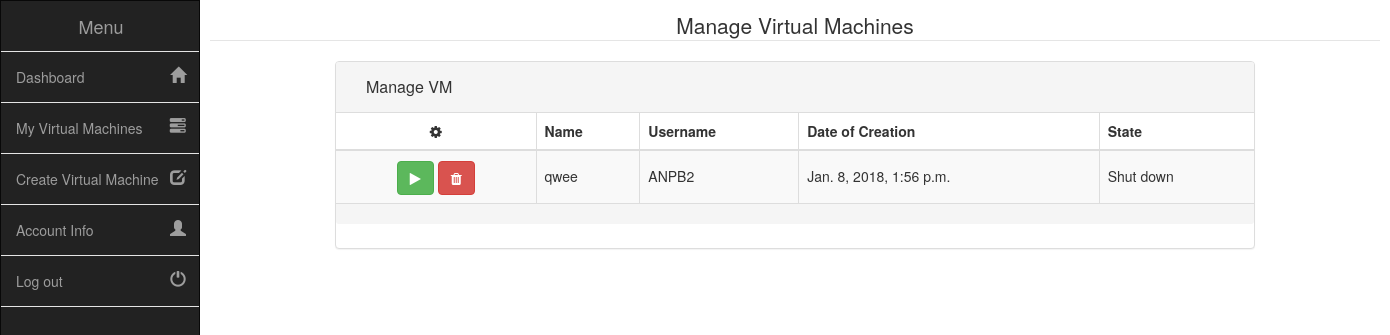
The app's page /dashboard/my-vm/ (signed in), older data.
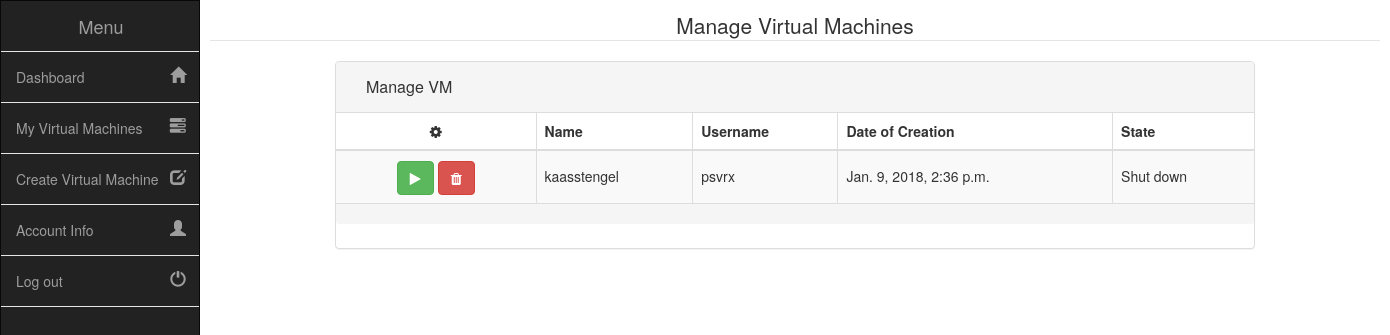
The same page, newer data.
### VMManager/models.py (models this page shows)
class VirtualMachine(models.Model):
    VMID = models.CharField(max_length=255)
    User = models.CharField(default="null", max_length=255)
    Name = models.CharField(max_length=255)
    CPUCores = models.IntegerField()
    RAMAmount = models.IntegerField()
    DISKSize = models.IntegerField()
    State = models.CharField(default="running", max_length= 50)
    Date = models.DateTimeField(auto_now_add=True)
    SSH_User = models.CharField(default="null", max_length=5)

### Dashboard/views.py (the view, shortened to what this page needs)
# urls.py: url(r'my-vm/$', views.myVM),
@login_required
def myVM(request):
    user = request.user
    if request.method == "GET":
        VMstate(user)
        data = VirtualMachine.objects.filter(User__exact=user)  # Get database data for currently logged in user
        return render(request, 'home/myVM.html', {'data': data})

### VMManager/views.py (called while the page is built)
def VMstate(user):
    conn = libvirt.open('qemu:///system')
    data = VirtualMachine.objects.filter(User__exact=user)
    vmlist = 0
    for value in data:
        dom0 = conn.lookupByName(value.Name)
        print(dom0.state())
        if dom0.state() == [1, 1]:
            value.State = 'Running'
            print(value.State)
            value.save()
        elif dom0.state() == [5, 0] or [5, 2]:
            value.State = 'Shut down'
            print(value.State)
            value.save()
        elif dom0.state() == [3, 1]:
            print(value.State)
            value.State = 'Suspended'
            value.save()

### Dashboard/templates/home/myVM.html (shortened to what this page needs)
{% extends "dashboard.html" %}{% load bootstrap3 %} {% load static %} {% bootstrap_css %} {% block pagename %}vm{% endblock%}
{% block sub-content %}
<legend class="text-center">Manage Virtual Machines</legend>
<div class="container">
    <div class="row">
        <div class="col-md-10 col-md-offset-1">
            <div class="panel panel-default panel-table">
              <div class="panel-heading">
                <div class="row">
                  <div class="col col-xs-6">
                    <h3 class="panel-title">Manage VM</h3>
                  </div>
                </div>
              </div>
              <div class="panel-body">
                <table class="table table-striped table-bordered table-list">
                  <thead>
                    <tr>
                        <th><em class="fa fa-cog"></em></th>
                        <th>Name</th>
                        <th>Username</th>
                        <th>Date of Creation</th>
                        <th>State</th>
                    </tr>
                  </thead>
                  <tbody>
                                {% for value in data %}
                          <tr>
                            <td align="center">
                                        {% if value.State == "Shut down"%}
                                <form action="/dashboard/my-vm/" method="post">{% csrf_token %}
                              <button name="start" type="submit" class="btn btn-success" value="{{ value.Name }}"><em class="fa fa-play"></em></button>
                                </form>
                                        {% endif %}
                                <form action="/dashboard/my-vm/" method="post">{% csrf_token %}
                                        <button name="deleteVM" value="{{ value.Name }}" class="deleteVM btn btn-danger"><em class="fa fa-trash"></em></button>
                                        </form>
                            </td>
                            <td>{{ value.Name }}</td>
                            <td>{{ value.SSH_User }}</td>
                            <td>{{ value.Date }}</td>
                            <td> {{ value.State }}</td>
                          </tr>
                          {% endfor %}
                        </tbody>
                </table>
              <div class="panel-footer">
                  <div class="col col-xs-8">
                  </div>
                </div>
              </div>
            </div>
</div></div></div>
{% endblock %}

### Website/templates/dashboard.html (shortened to what this page needs)
{% extends 'base.html' %} {% block content %} {% load bootstrap3 %} {% load static %} {% bootstrap_css %}
<link rel="stylesheet" type="text/css" href="{% static 'dashboard.css' %}">
<nav class="navbar navbar-inverse sidebar" role="navigation">
    <div class="container-fluid">
        <div class="navbar-header">
            <a class="navbar-brand" href="/dashboard/">Menu</a>
        </div>
        <div class="collapse navbar-collapse" id="bs-sidebar-navbar-collapse-1">
            <ul class="nav navbar-nav">
                <li data-link-name="home">
                    <a href="/dashboard/">Dashboard
                        <span style="font-size:16px;" class="pull-right hidden-xs showopacity glyphicon glyphicon-home"></span>
                    </a>
                </li>
                <li data-link-name="vm">
                    <a href="/dashboard/my-vm/">My Virtual Machines
                        <span style="font-size:16px;" class="pull-right hidden-xs showopacity glyphicon glyphicon-tasks"></span>
                    </a>
                </li>
                <li data-link-name="create">
                    <a href="/dashboard/vm-create">Create Virtual Machine
                        <span style="font-size:16px;" class="pull-right hidden-xs showopacity glyphicon glyphicon-edit"></span>
                    </a>
                </li>
                <li data-link-name="account">
                    <a href="/dashboard/account">Account Info
                        <span style="font-size:16px;" class="pull-right hidden-xs showopacity glyphicon glyphicon-user"></span>
                    </a>
                </li>
                <li>
                    <a href="/logout">Log out
                        <span style="font-size:16px;" class="pull-right hidden-xs showopacity glyphicon glyphicon-off"></span>
                    </a>
                </li>
            </ul>
        </div>
    </div>
</nav>
<div class="main">
{% block sub-content %}{% endblock %}
</div>
{% endblock %}

### Website/templates/base.html (shortened to what this page needs)
<!DOCTYPE html>
      <html>
          <head>
                {% load static %}
                <link rel="stylesheet" type="text/css" href="{% static 'font-awesome-4.7.0/css/font-awesome.min.css' %}">
          </head>
          <body>
          {% block content %}
          {% endblock content %}
          </body>
      </html>

### Dashboard/static/dashboard.css (style rules this page uses)
body,html { height: 100%; }
.main .row { padding: 0px; margin: 0px; }
nav.sidebar.navbar { border-radius: 0px; }
nav.sidebar, .main { -webkit-transition: margin 200ms ease-out; -moz-transition: margin 200ms ease-out; -o-transition: margin 200ms ease-out; transition: margin 200ms ease-out; }
.main { padding: 10px 10px 0 10px; }
@media (min-width: 768px) { .main { position: absolute; width: calc(100% - 40px); margin-left: 40px; float: right; } }
@media (min-width: 768px) { nav.sidebar.navbar.sidebar>.container .navbar-brand, .navbar>.container-fluid .navbar-brand { margin-left: 0px; } }
@media (min-width: 768px) { nav.sidebar .navbar-brand, nav.sidebar .navbar-header { text-align: center; width: 100%; margin-left: 0px; } }
@media (min-width: 768px) { nav.sidebar a { padding-right: 13px; } }
@media (min-width: 768px) { nav.sidebar .navbar-nav > li:first-child { border-top: 1px #e5e5e5 solid; } }
@media (min-width: 768px) { nav.sidebar .navbar-nav > li { border-bottom: 1px #e5e5e5 solid; } }
@media (min-width: 768px) { nav.sidebar .navbar-collapse, nav.sidebar .container-fluid { padding: 0 0px 0 0px; } }
@media (min-width: 768px) { nav.sidebar { width: 200px; height: 100%; margin-left: -160px; float: left; z-index: 8000; margin-bottom: 0px; } }
@media (min-width: 768px) { nav.sidebar li { width: 100%; } }
@media (min-width: 1330px) { .main { width: calc(100% - 200px); margin-left: 200px; } }
@media (min-width: 1330px) { nav.sidebar { margin-left: 0px; float: left; } }
.panel-table .panel-body { padding:0; }
.panel-table .panel-body .table-bordered { border-style: none; margin:0; }
.panel-table .panel-body .table-bordered > thead > tr > th:first-of-type { text-align:center; width: 200px; }
.panel-table .panel-body .table-bordered > thead > tr > th:last-of-type, .panel-table .panel-body .table-bordered > tbody > tr > td:last-of-type { border-right: 0px; }
.panel-table .panel-body .table-bordered > thead > tr > th:first-of-type, .panel-table .panel-body .table-bordered > tbody > tr > td:first-of-type { border-left: 0px; }
.panel-table .panel-body .table-bordered > tbody > tr:first-of-type > td { border-bottom: 0px; }
.panel-table .panel-body .table-bordered > thead > tr:first-of-type > th { border-top: 0px; }
.panel-table .panel-footer .col { line-height: 34px; height: 34px; }
.panel-table .panel-heading .col h3 { line-height: 30px; height: 30px; }
.panel-table .panel-body .table-bordered > tbody > tr > td { line-height: 34px; }
form { display: inline-block; }

Row changes from the older to the newer data that the page shows:
removed VirtualMachine: Name "qwee", SSH_User "ANPB2", Date "Jan. 8, 2018, 1:56 p.m.", State "Shut down"
added VirtualMachine: Name "kaasstengel", SSH_User "psvrx", Date "Jan. 9, 2018, 2:36 p.m.", State "Shut down"
